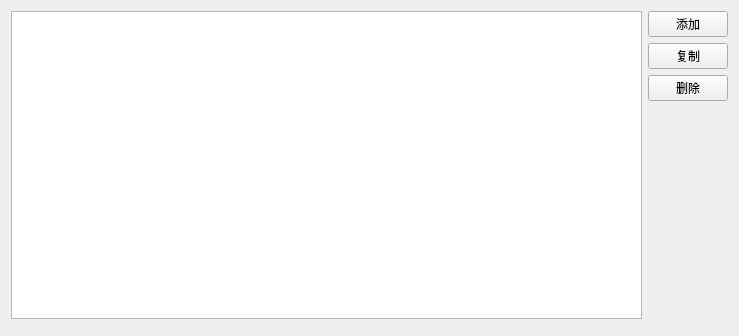
<?xml version="1.0" encoding="UTF-8"?>
<ui version="4.0">
 <class>InstrumentOptions</class>
 <widget class="QWidget" name="InstrumentOptions">
  <property name="geometry">
   <rect>
    <x>0</x>
    <y>0</y>
    <width>739</width>
    <height>336</height>
   </rect>
  </property>
  <layout class="QVBoxLayout" name="verticalLayout_2">
   <item>
    <layout class="QHBoxLayout" name="horizontalLayout">
     <item>
      <widget class="QTreeView" name="treeView">
       <property name="alternatingRowColors">
        <bool>true</bool>
       </property>
      </widget>
     </item>
     <item>
      <layout class="QVBoxLayout" name="verticalLayout">
       <item>
        <widget class="QPushButton" name="add">
         <property name="text">
          <string>添加</string>
         </property>
        </widget>
       </item>
       <item>
        <widget class="QPushButton" name="clone">
         <property name="text">
          <string>复制</string>
         </property>
        </widget>
       </item>
       <item>
        <widget class="QPushButton" name="remove">
         <property name="text">
          <string>删除</string>
         </property>
        </widget>
       </item>
       <item>
        <spacer name="verticalSpacer">
         <property name="orientation">
          <enum>Qt::Vertical</enum>
         </property>
         <property name="sizeHint" stdset="0">
          <size>
           <width>20</width>
           <height>40</height>
          </size>
         </property>
        </spacer>
       </item>
      </layout>
     </item>
    </layout>
   </item>
   <item>
    <widget class="InstrumentOptionsEdit" name="edit" native="true"/>
   </item>
  </layout>
 </widget>
 <customwidgets>
  <customwidget>
   <class>InstrumentOptionsEdit</class>
   <extends>QWidget</extends>
   <header>Ultrasonic/InstrumentOptionsEdit.h</header>
   <container>1</container>
  </customwidget>
 </customwidgets>
 <resources/>
 <connections/>
</ui>
